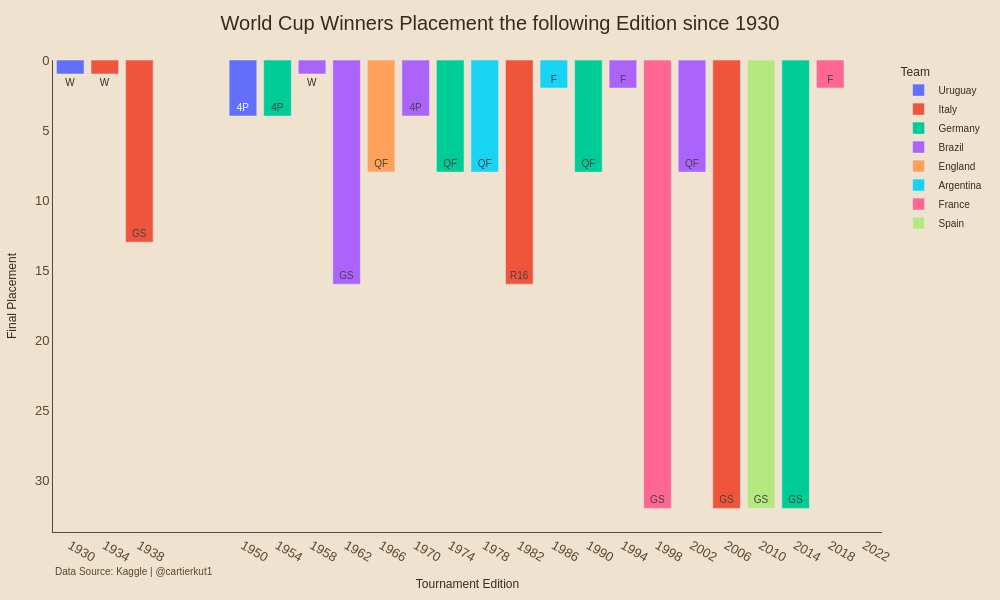

Notebook source saved alongside this figure:
### Code cell
df = all_editions.query("placement == 'Winner'" ).copy()
df["edition"] = pd.to_numeric(df["edition"])
df["next_position"] = pd.to_numeric(df["next_position"], errors="coerce")
tick_vals = sorted(df["edition"].unique())

placement_map = {
    "Winner": "W",
    "Runner-up": "F",
    "Third Place": "3P",
    "Fourth Place": "4P",
    "Semi-final": "SF",
    "Quarter-final": "QF",
    "Round of 16": "R16",
    "Group Stage": "GS",
}

df["placement_short"] = df["placement"].map(placement_map)
df["next_placement_short"] = df["next_placement"].map(placement_map)

#min year
min_ed = df["edition"].min()

fig = px.bar(
    df,
    x="edition",
    y="next_position",
    hover_data=["country", "next_edition", "next_placement"],
    text="next_placement_short",
    title="Every World Cup Winners Placement the following Edition",
    color="country",

)
fig.update_yaxes(
    autorange="reversed",
    title= "Finish"
    )
fig.update_xaxes(
    tickmode="array",
    tickvals=tick_vals,
    ticktext=[str(x) for x in tick_vals],
    tickangle=30,
    title= "Tournament Edition"
)

fig.update_layout(
    height=600,
    width=1000,
     title=dict(
            font=dict(size=20, color="#3A2A1A"),
            text= f"World Cup Winners Placement the following Edition since {min_ed}",
            x=0.5
        ),
    legend = dict(
        title="Team"
        ),
    font=dict(
        family="Gill Sans, Arial, sans-serif",
        color="#3A2A1A",
        size=10,
    ),
    margin=dict(l=40, r=40, t=60, b=40),
    paper_bgcolor="#EFE3CF",
    plot_bgcolor="#EFE3CF",
    xaxis=dict(
        title="Tournament Edition",
        showgrid=False,
        gridcolor='rgba(0,255,65,0.15)',
        zeroline=False,
        linecolor='#5A4632',
        tickfont=dict(size=13, color="#5A4632"),
    ),

    yaxis=dict(
        title="Final Placement",
        showgrid=False,
        gridcolor='rgba(0,255,65,0.15)',
        zeroline=False,
        linecolor='#5A4632',
        tickfont=dict(size=13, color="#5A4632"),
    )
        
)

#add caption at the bottom of the chart
fig.add_annotation(
        text="Data Source: Kaggle | @cartierkut1",
        xref="paper", yref="paper",
        x=0, y=-0.1,
        showarrow=False,
        font=dict(size=10, color="#5A4632"),
)


fig.show(scale=3)
fig.write_image("assets/visualizations/b2b.png", scale=2)

### Figure 1 — Plotly figure (JSON) as saved in the notebook; plotly's stock layout.template omitted (floating-point values rounded to 4 significant figures)
{"data": [{"customdata": [["Uruguay", 1950, "Winner"], ["Uruguay", 1954, "Fourth Place"]], "hovertemplate": "country=%{customdata[0]}<br>edition=%{x}<br>next_position=%{y}<br>next_placement_short=%{text}<br>next_edition=%{customdata[1]}<br>next_placement=%{customdata[2]}<extra></extra>", "legendgroup": "Uruguay", "marker": {"color": "#636efa", "pattern": {"shape": ""}}, "name": "Uruguay", "orientation": "v", "showlegend": true, "text": ["W", "4P"], "textposition": "auto", "type": "bar", "x": [1930, 1950], "xaxis": "x", "y": [1.0, 4.0], "yaxis": "y"}, {"customdata": [["Italy", 1938, "Winner"], ["Italy", 1950, "Group Stage"], ["Italy", 1986, "Round of 16"], ["Italy", 2010, "Group Stage"]], "hovertemplate": "country=%{customdata[0]}<br>edition=%{x}<br>next_position=%{y}<br>next_placement_short=%{text}<br>next_edition=%{customdata[1]}<br>next_placement=%{customdata[2]}<extra></extra>", "legendgroup": "Italy", "marker": {"color": "#EF553B", "pattern": {"shape": ""}}, "name": "Italy", "orientation": "v", "showlegend": true, "text": ["W", "GS", "R16", "GS"], "textposition": "auto", "type": "bar", "x": [1934, 1938, 1982, 2006], "xaxis": "x", "y": [1.0, 13.0, 16.0, 32.0], "yaxis": "y"}, {"customdata": [["Germany", 1958, "Fourth Place"], ["Germany", 1978, "Quarter-final"], ["Germany", 1994, "Quarter-final"], ["Germany", 2018, "Group Stage"]], "hovertemplate": "country=%{customdata[0]}<br>edition=%{x}<br>next_position=%{y}<br>next_placement_short=%{text}<br>next_edition=%{customdata[1]}<br>next_placement=%{customdata[2]}<extra></extra>", "legendgroup": "Germany", "marker": {"color": "#00cc96", "pattern": {"shape": ""}}, "name": "Germany", "orientation": "v", "showlegend": true, "text": ["4P", "QF", "QF", "GS"], "textposition": "auto", "type": "bar", "x": [1954, 1974, 1990, 2014], "xaxis": "x", "y": [4.0, 8.0, 8.0, 32.0], "yaxis": "y"}, {"customdata": [["Brazil", 1962, "Winner"], ["Brazil", 1966, "Group Stage"], ["Brazil", 1974, "Fourth Place"], ["Brazil", 1998, "Runner-up"], ["Brazil", 2006, "Quarter-final"]], "hovertemplate": "country=%{customdata[0]}<br>edition=%{x}<br>next_position=%{y}<br>next_placement_short=%{text}<br>next_edition=%{customdata[1]}<br>next_placement=%{customdata[2]}<extra></extra>", "legendgroup": "Brazil", "marker": {"color": "#ab63fa", "pattern": {"shape": ""}}, "name": "Brazil", "orientation": "v", "showlegend": true, "text": ["W", "GS", "4P", "F", "QF"], "textposition": "auto", "type": "bar", "x": [1958, 1962, 1970, 1994, 2002], "xaxis": "x", "y": [1.0, 16.0, 4.0, 2.0, 8.0], "yaxis": "y"}, {"customdata": [["England", 1970, "Quarter-final"]], "hovertemplate": "country=%{customdata[0]}<br>edition=%{x}<br>next_position=%{y}<br>next_placement_short=%{text}<br>next_edition=%{customdata[1]}<br>next_placement=%{customdata[2]}<extra></extra>", "legendgroup": "England", "marker": {"color": "#FFA15A", "pattern": {"shape": ""}}, "name": "England", "orientation": "v", "showlegend": true, "text": ["QF"], "textposition": "auto", "type": "bar", "x": [1966], "xaxis": "x", "y": [8.0], "yaxis": "y"}, {"customdata": [["Argentina", 1982, "Quarter-final"], ["Argentina", 1990, "Runner-up"], ["Argentina", null, null]], "hovertemplate": "country=%{customdata[0]}<br>edition=%{x}<br>next_position=%{y}<br>next_placement_short=%{text}<br>next_edition=%{customdata[1]}<br>next_placement=%{customdata[2]}<extra></extra>", "legendgroup": "Argentina", "marker": {"color": "#19d3f3", "pattern": {"shape": ""}}, "name": "Argentina", "orientation": "v", "showlegend": true, "text": ["QF", "F", null], "textposition": "auto", "type": "bar", "x": [1978, 1986, 2022], "xaxis": "x", "y": [8.0, 2.0, NaN], "yaxis": "y"}, {"customdata": [["France", 2002, "Group Stage"], ["France", 2022, "Runner-up"]], "hovertemplate": "country=%{customdata[0]}<br>edition=%{x}<br>next_position=%{y}<br>next_placement_short=%{text}<br>next_edition=%{customdata[1]}<br>next_placement=%{customdata[2]}<extra></extra>", "legendgroup": "France", "marker": {"color": "#FF6692", "pattern": {"shape": ""}}, "name": "France", "orientation": "v", "showlegend": true, "text": ["GS", "F"], "textposition": "auto", "type": "bar", "x": [1998, 2018], "xaxis": "x", "y": [32.0, 2.0], "yaxis": "y"}, {"customdata": [["Spain", 2014, "Group Stage"]], "hovertemplate": "country=%{customdata[0]}<br>edition=%{x}<br>next_position=%{y}<br>next_placement_short=%{text}<br>next_edition=%{customdata[1]}<br>next_placement=%{customdata[2]}<extra></extra>", "legendgroup": "Spain", "marker": {"color": "#B6E880", "pattern": {"shape": ""}}, "name": "Spain", "orientation": "v", "showlegend": true, "text": ["GS"], "textposition": "auto", "type": "bar", "x": [2010], "xaxis": "x", "y": [32.0], "yaxis": "y"}], "layout": {"annotations": [{"font": {"color": "#5A4632", "size": 10}, "showarrow": false, "text": "Data Source: Kaggle | @cartierkut1", "x": 0, "xref": "paper", "y": -0.1, "yref": "paper"}], "barmode": "relative", "font": {"color": "#3A2A1A", "family": "Gill Sans, Arial, sans-serif", "size": 10}, "height": 600, "legend": {"title": {"text": "Team"}, "tracegroupgap": 0}, "margin": {"b": 40, "l": 40, "r": 40, "t": 60}, "paper_bgcolor": "#EFE3CF", "plot_bgcolor": "#EFE3CF", "title": {"font": {"color": "#3A2A1A", "size": 20}, "text": "World Cup Winners Placement the following Edition since 1930", "x": 0.5}, "width": 1000, "xaxis": {"anchor": "y", "domain": [0, 1], "gridcolor": "rgba(0,255,65,0.15)", "linecolor": "#5A4632", "showgrid": false, "tickangle": 30, "tickfont": {"color": "#5A4632", "size": 13}, "tickmode": "array", "ticktext": ["1930", "1934", "1938", "1950", "1954", "1958", "1962", "1966", "1970", "1974", "1978", "1982", "1986", "1990", "1994", "1998", "2002", "2006", "2010", "2014", "2018", "2022"], "tickvals": [1930, 1934, 1938, 1950, 1954, 1958, 1962, 1966, 1970, 1974, 1978, 1982, 1986, 1990, 1994, 1998, 2002, 2006, 2010, 2014, 2018, 2022], "title": {"text": "Tournament Edition"}, "zeroline": false}, "yaxis": {"anchor": "x", "autorange": "reversed", "domain": [0, 1], "gridcolor": "rgba(0,255,65,0.15)", "linecolor": "#5A4632", "showgrid": false, "tickfont": {"color": "#5A4632", "size": 13}, "title": {"text": "Final Placement"}, "zeroline": false}}}
